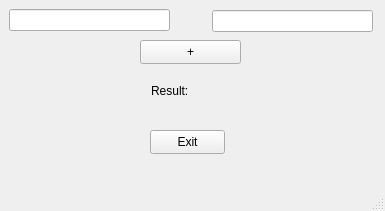
<?xml version="1.0" encoding="UTF-8"?>
<ui version="4.0">
 <class>MainWindow</class>
 <widget class="QMainWindow" name="MainWindow">
  <property name="geometry">
   <rect>
    <x>0</x>
    <y>0</y>
    <width>385</width>
    <height>211</height>
   </rect>
  </property>
  <property name="windowTitle">
   <string>soma01</string>
  </property>
  <widget class="QWidget" name="centralwidget">
   <widget class="QPushButton" name="btnExit">
    <property name="geometry">
     <rect>
      <x>150</x>
      <y>130</y>
      <width>75</width>
      <height>24</height>
     </rect>
    </property>
    <property name="text">
     <string>Exit</string>
    </property>
   </widget>
   <widget class="QLabel" name="labelResult">
    <property name="geometry">
     <rect>
      <x>151</x>
      <y>80</y>
      <width>61</width>
      <height>21</height>
     </rect>
    </property>
    <property name="text">
     <string>Result:</string>
    </property>
   </widget>
   <widget class="QPushButton" name="btnSum">
    <property name="geometry">
     <rect>
      <x>140</x>
      <y>40</y>
      <width>101</width>
      <height>24</height>
     </rect>
    </property>
    <property name="text">
     <string>+</string>
    </property>
   </widget>
   <widget class="QLineEdit" name="lineN2">
    <property name="geometry">
     <rect>
      <x>212</x>
      <y>10</y>
      <width>161</width>
      <height>22</height>
     </rect>
    </property>
   </widget>
   <widget class="QLineEdit" name="lineN1">
    <property name="geometry">
     <rect>
      <x>9</x>
      <y>9</y>
      <width>161</width>
      <height>22</height>
     </rect>
    </property>
   </widget>
  </widget>
  <widget class="QMenuBar" name="menubar">
   <property name="geometry">
    <rect>
     <x>0</x>
     <y>0</y>
     <width>385</width>
     <height>22</height>
    </rect>
   </property>
  </widget>
  <widget class="QStatusBar" name="statusbar"/>
 </widget>
 <tabstops>
  <tabstop>btnSum</tabstop>
  <tabstop>btnExit</tabstop>
 </tabstops>
 <resources/>
 <connections>
  <connection>
   <sender>btnExit</sender>
   <signal>clicked()</signal>
   <receiver>MainWindow</receiver>
   <slot>close()</slot>
   <hints>
    <hint type="sourcelabel">
     <x>190</x>
     <y>172</y>
    </hint>
    <hint type="destinationlabel">
     <x>384</x>
     <y>210</y>
    </hint>
   </hints>
  </connection>
 </connections>
</ui>
